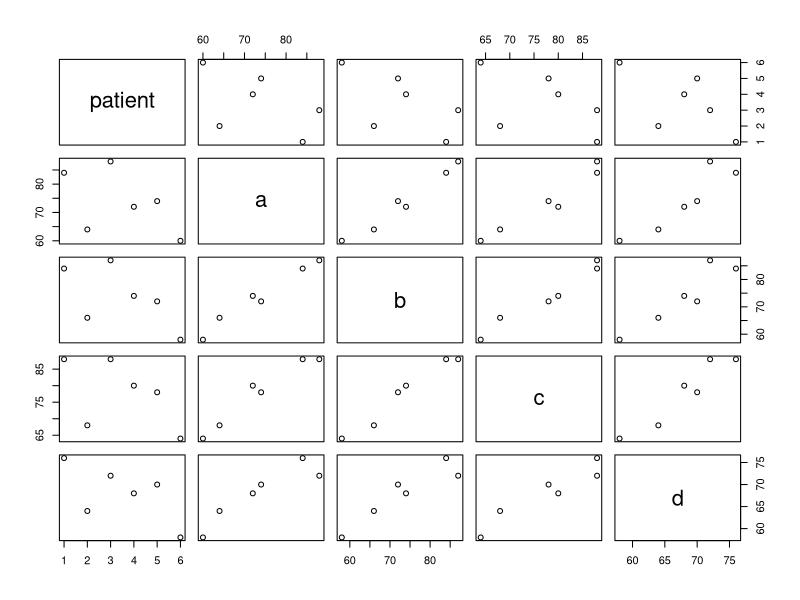

Reproduce this figure in R. (Note: this script raises an error after producing the figure.)
## ---- chunk 1
library(tidyverse)
## ---- chunk 2
non_tidy1 <- data.frame(
  patient= c("Margaret", "Frank", "Hawkeye", "Trapper", "Radar", "Henry"),
  a= c(72, 84, 64, 60, 74, 88),
  b= c(74, 84, 66, 58, 72, 87),
  c= c(80, 88, 68, 64, 78, 88),
  d= c(68, 76, 64, 58, 70, 72)
)
non_tidy1
## ---- chunk 3
plot(non_tidy1)
## ---- chunk 4
non_tidy1 <- data.frame(
  patient= c("Margaret", "Frank", "Hawkeye", "Trapper", "Radar", "Henry"),
  a= c(72, 84, 64, 60, 74, 88),
  b= c(74, 84, 66, 58, 72, 87),
  c= c(80, 88, 68, 64, 78, 88),
  d= c(68, 76, 64, 58, 70, 72)
)
non_tidy1
## ---- chunk 5
tidy1 <- non_tidy1 %>% 
  gather(a, b, c, d, key="drug", value="heartrate")
tidy1
## ---- chunk 6
plot(tidy1$patient, tidy1$heartrate)
## ---- chunk 7
non_tidy2 <- data.frame(
  patient= c("Margaret_f", "Frank_m", "Hawkeye_m", "Trapper_m", "Radar_m", "Henry_m"),
  a= c(72, 84, 64, 60, 74, 88),
  b= c(74, 84, 66, 58, 72, 87),
  c= c(80, 88, 68, 64, 78, 88),
  d= c(68, 76, 64, 58, 70, 72)
)
## ---- chunk 8
non_tidy2 %>% 
  separate(patient, into= c("patient", "sex"), sep = "_")
## ---- chunk 9
tidy2 <- non_tidy2 %>% 
  separate(patient, into= c("patient", "sex"), sep = "_") %>% 
  gather(a, b, c, d, key="drug", value="heartrate")
tidy2
## ---- chunk 10
tidy2 %>% 
  spread(key="drug", value="heartrate")
## ---- chunk 11
tidy2 %>% 
  spread(key="drug", value="heartrate") %>% 
  unite(patient_sex, patient, sex, sep="_")
## ---- chunk 12
tidy2
## ---- chunk 13
tidy2 %>% 
  dplyr::rename(
    MASH_character = patient,
    Sex = sex,
    Drug = drug,
    Heartrate_bpm = heartrate)
## ---- chunk 14
faces <- data.frame(
  ParticipantID_sex = c("001_m", "002_f", "003_f", "004_f", "005_m", "006_f", "007_m", "008_m", "009_m", "010_f"),
  Face_1 = c(411,723,325,456,579,612,709,513,527,379),
  Face_2 = c(123,300,400,500,600,654,789,906,413,567),
  Face_3 = c(1457,1000,569,896,956,2345,780,599,1023,678)
)
faces
## ---- chunk 15
faces_tidy <- faces %>% 
  gather(Face_1, Face_2, Face_3, key="Face_style", value="milliseconds") %>% 
  separate(ParticipantID_sex, c("participant_ID", "sex"), sep="_")
## ---- chunk 16
faces_tidy %>% 
  spread(key="Face_style", value="milliseconds") %>% 
  unite(ParticipantID_sex, participant_ID, sex, sep= "_")
